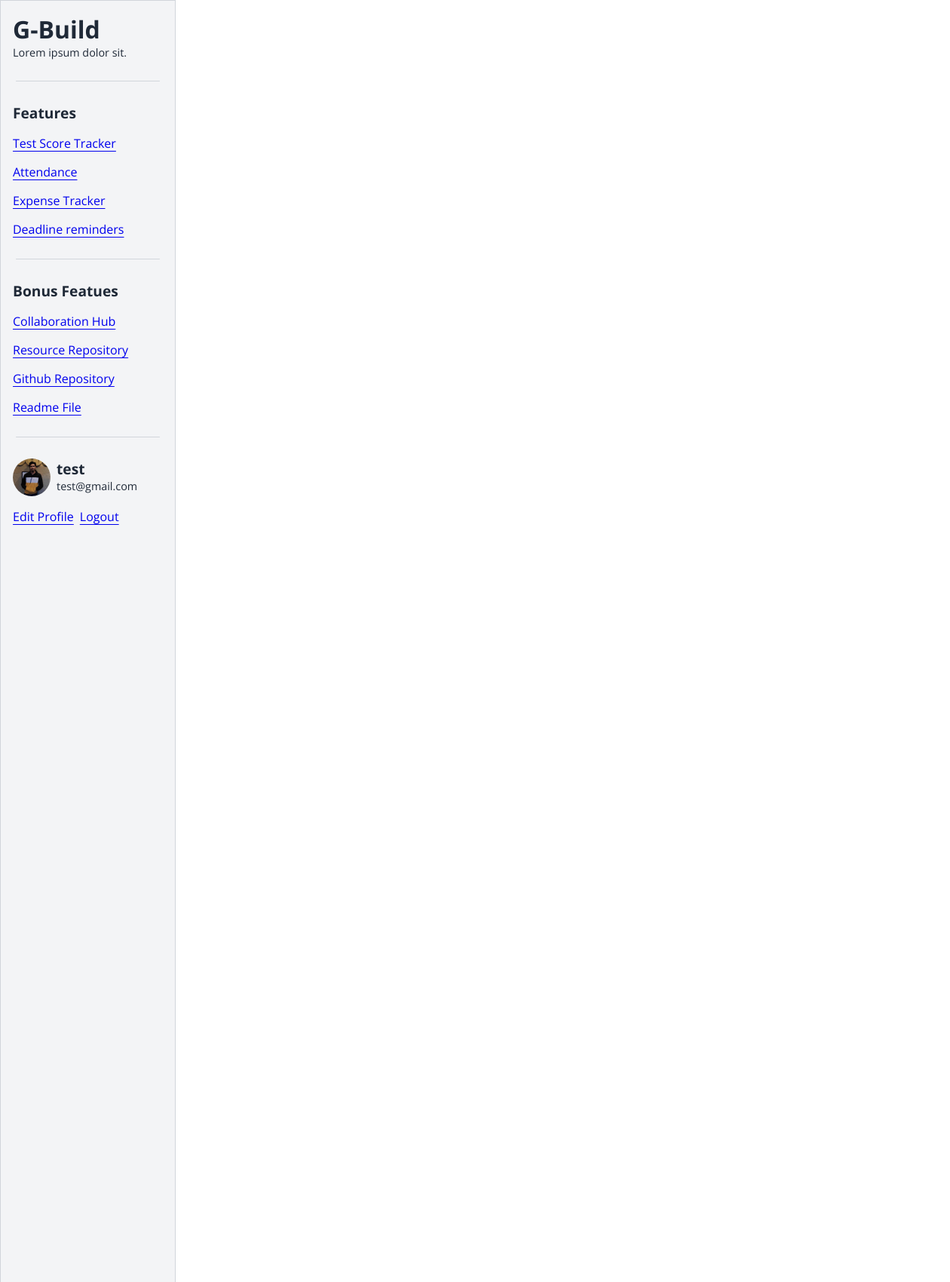
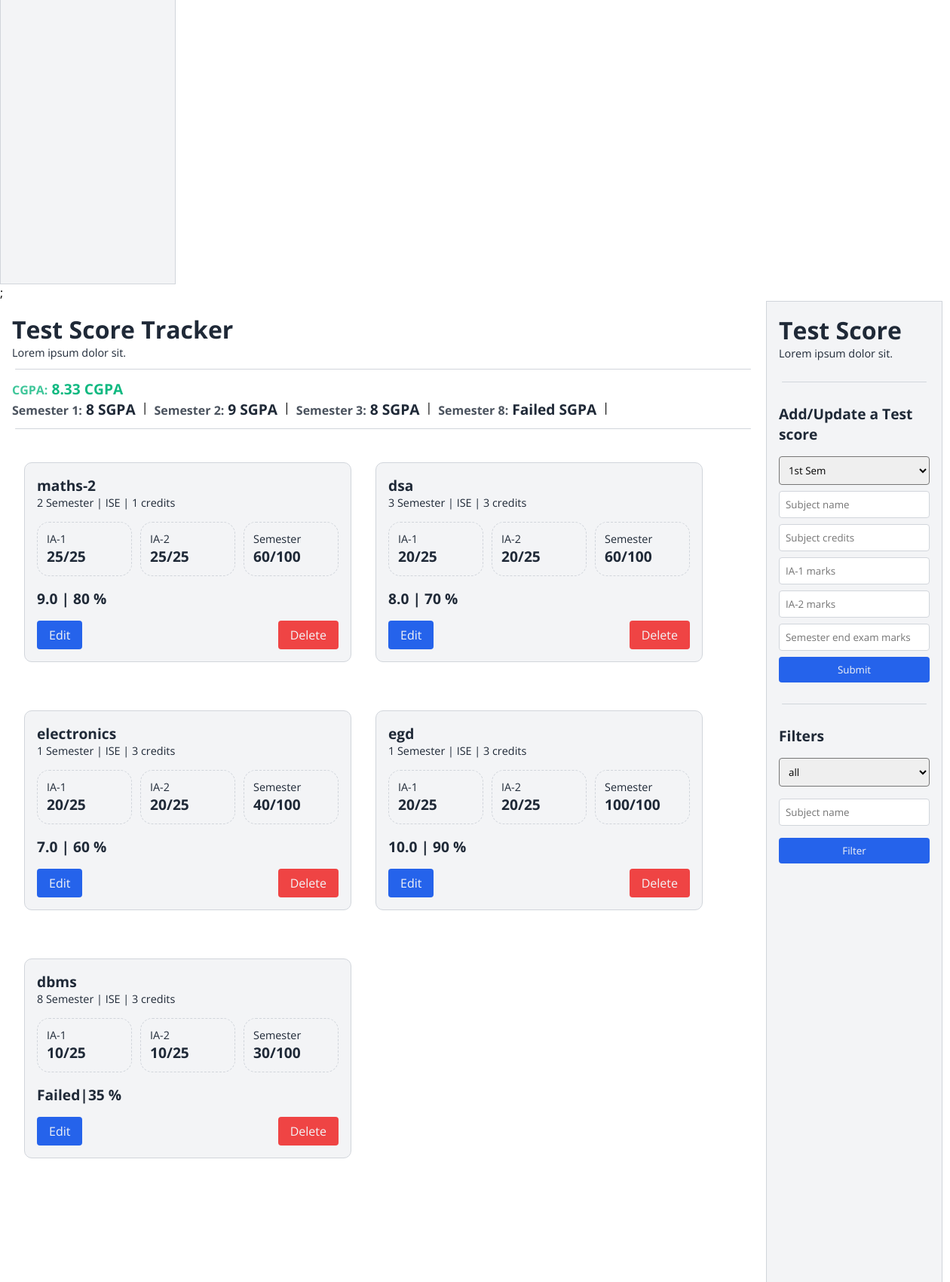
Page /index.php?page=test-score-tracker (signed in, upper part) on the committed database (2 pictures, top to bottom).
### tables this page shows
CREATE TABLE `test_scores` (
  `name` varchar(256) NOT NULL,
  `email` varchar(256) NOT NULL,
  `usn` varchar(256) NOT NULL,
  `sem` int(11) NOT NULL,
  `subject` varchar(256) NOT NULL,
  `ia1` int(11) DEFAULT NULL,
  `ia2` int(11) DEFAULT NULL,
  `semEnd` int(11) DEFAULT NULL,
  `updated_at` datetime DEFAULT current_timestamp() ON UPDATE current_timestamp(),
  `id` int(11) NOT NULL,
  `credits` int(11) NOT NULL DEFAULT 1
);

### php/functions.php (called while the page is built, shortened)
<?php
$conn = mysqli_connect(server, host, password, db_name);
function getAllTestScores($email, $usn)
{
    global $conn;
    $query = "SELECT * FROM test_scores WHERE email = ? AND usn = ?";
    $stmt = mysqli_prepare($conn, $query);
    if ($stmt) {
        mysqli_stmt_bind_param($stmt, "ss", $email, $usn);
        if (mysqli_stmt_execute($stmt)) {
            $result = mysqli_stmt_get_result($stmt);
            $testScores = mysqli_fetch_all($result, MYSQLI_ASSOC);
            return $testScores;
        } else {
            $_SESSION['error'] = "Error fetching test scores: " . mysqli_error($conn);
            header("Location: ../index.php?page=test_scores");
            exit();
        }
    } else {
        $_SESSION['error'] = "Failed to prepare the statement";
        header("Location: ../index.php?page=test_scores");
        exit();
    }
}
function getAllSemesterScores($email, $usn)
{
    global $conn;
    $semester_scores = array();
    $query = "SELECT sem, SUM((ia1 + ia2 + IFNULL(semEnd, 0) / 2) * credits) AS totalMarks, SUM((25 + 25 + IF(semEnd IS NOT NULL, 50, 0)) * credits) AS totalPossibleMarks
              FROM test_scores
              WHERE email = ? AND usn = ?
              GROUP BY sem";
    $stmt = mysqli_prepare($conn, $query);
    mysqli_stmt_bind_param($stmt, "ss", $email, $usn);
    mysqli_stmt_execute($stmt);
    $result = mysqli_stmt_get_result($stmt);
    while ($row = mysqli_fetch_assoc($result)) {
        $semester_scores[] = $row;
    }
    return $semester_scores;
}
function calculateSGPA($totalMarks, $totalPossibleMarks)
{
    $percentage = ($totalMarks / $totalPossibleMarks) * 100;
    if ($percentage >= 90 && $percentage <= 100) {
        return 10;
    } elseif ($percentage >= 80 && $percentage < 90) {
        return 9;
    } elseif ($percentage >= 70 && $percentage < 80) {
        return 8;
    } elseif ($percentage >= 60 && $percentage < 70) {
        return 7;
    } elseif ($percentage >= 40 && $percentage < 60) {
        return 5;
    } else {
        return "Failed";
    }
}
function calculateCGPA($semester_scores)
{
    $total_sgpa = 0.0;
    $valid_semesters = 0;
    foreach ($semester_scores as $semester_score) {
        if (isset($semester_score['totalMarks'], $semester_score['totalPossibleMarks'])) {
            $sgpa = calculateSGPA($semester_score['totalMarks'], $semester_score['totalPossibleMarks']);
            if (is_numeric($sgpa) && $sgpa !== "Failed") {
                $total_sgpa += $sgpa;
                $valid_semesters++;
            } else {
            }
        } else {
        }
    }
    if ($valid_semesters > 0) {
        $cgpa = $total_sgpa / $valid_semesters;
        return number_format($cgpa, 2);
    } else {
        echo "No valid semesters available\n";
        return 0;
    }
}

### pages/TestScoreTracker.php (the view, shortened to what this page needs)
<?php
require_once("./php/functions.php");
if (isset($_SESSION['filteredTestScores'])) {
    $data = $_SESSION['filteredTestScores'];
    unset($_SESSION['filteredTestScores']);
} else {
    $data = getAllTestScores($_SESSION['user']['email'], $_SESSION['user']['usn']);
}
$editTestScore = isset($_SESSION['editTestScore']) ? $_SESSION['editTestScore'] : null;
$semester_scores = getAllSemesterScores($_SESSION['user']['email'], $_SESSION['user']['usn']);
?>
<section class="dashboard__section">
    <div class="dashboard__section-left">
        <div>
            <h4>Test Score Tracker</h4>
            <p>Lorem ipsum dolor sit.</p>
        </div>
        <div class="separator"></div>
        <h5 style="color:var(--success);"><span style="font-size: 1rem;">CGPA:</span> <?= calculateCGPA($semester_scores) ?> CGPA </h5>
        <div class="flex gap-2">
            <?php foreach ($semester_scores as $semester_score) : ?>
                <?php
                $sgpa = calculateSGPA($semester_score['totalMarks'], $semester_score['totalPossibleMarks']);
                ?>
                <h5><span style="font-size: 1rem;">Semester <?= $semester_score['sem'] ?>:</span> <?= $sgpa ?> SGPA </h5> |
            <?php endforeach; ?>
        </div>
        <div class="separator"></div>
        <div class="flex items-center gap-4">
            <?php foreach ($data as $score) : ?>
                <div class="card">
                    <h5><?= $score['subject'] ?></h5>
                    <p><?= $score['sem'] ?> Semester | <?= $_SESSION['user']['branch'] . " | " . $score['credits'] . " credits" ?></p>
                    <div class="flex mt-4 justify-between">
                        <div class="small__card">
                            <p>IA-1</p>
                            <h5><?= $score['ia1'] ?>/25</h5>
                        </div>
                        <div class="small__card">
                            <p>IA-2</p>
                            <h5><?= $score['ia2'] ?>/25</h5>
                        </div>
                        <div class="small__card">
                            <p>Semester </p>
                            <h5><?= $score['semEnd'] ?>/100</h5>
                        </div>
                    </div>
                    <div class="mt-4">
                        <?php
                        $total_marks = 0;
                        $denominator = 0;
                        if ($score['ia1'] != null) {
                            $total_marks += $score['ia1'];
                            $denominator += 25;
                        }
                        if ($score['ia2'] != null) {
                            $total_marks += $score['ia2'];
                            $denominator += 25;
                        }
                        if ($score['semEnd'] != null) {
                            $total_marks += $score['semEnd'] / 2;
                            $denominator += 50;
                        }
                        $percentage = ($total_marks / $denominator) * 100;
                        if ($percentage >= 90 && $percentage <= 100) {
                            $gpa = 10;
                        } elseif ($percentage >= 80 && $percentage < 90) {
                            $gpa = 9;
                        } elseif ($percentage >= 70 && $percentage < 80) {
                            $gpa = 8;
                        } elseif ($percentage >= 60 && $percentage < 70) {
                            $gpa = 7;
                        } elseif ($percentage >= 40 && $percentage < 60) {
                            $gpa = 5;
                        } else {
                            $gpa = "Failed";
                        }
                        ?>
                        <h5><?= $gpa !== "Failed" ? number_format($gpa, 1) . " | " .  $percentage . " %"  : $gpa . "|" .  $percentage . " %"  ?></h5>
                    </div>
                    <div class="mt-4 flex justify-between">
                        <a href=<?= "./php/actions.php?editTestScore=" . $score['id'] ?> class="primary__btn" style="text-decoration: none;">Edit</a>
                        <a href=<?= "./php/actions.php?deleteTestScore=" . $score['id'] ?> class="danger__btn" style="text-decoration: none;">Delete</a>
                    </div>
                </div>
            <?php endforeach; ?>
        </div>
    </div>
    <div>
        <aside style="max-width: 200px; width: 100%; display:flex; flex-direction:column; gap: 1rem; z-index:10; background-color:var(--primary); padding: 1rem; min-height:100vh; margin-right:30px" class="border">
            <div>
                <h4>Test Score</h4>
                <p>Lorem ipsum dolor sit.</p>
            </div>
            <div class="separator"></div>
            <h5>Add/Update a Test score</h5>
            <div style="display: flex; flex-direction:column; gap: 1rem;">
                <form method="post" action="<?php echo $editTestScore ? './php/actions.php?updateTestScore=' . $editTestScore['id'] : './php/actions.php?addTestScore'; ?>" class="flex flex-col gap-2">
                    <select name="sem" id="sem" required>
                        <?php
                        $selectedSem = $editTestScore ? $editTestScore['sem'] : $_SESSION['user']['sem'];
                        $sems = ['1st Sem', '2nd Sem', '3rd Sem', '4th Sem', '5th Sem', '6th Sem', '7th Sem', '8th Sem'];
                        foreach ($sems as $index => $sem) {
                            $value = $index + 1;
                            $selected = ($selectedSem == $value) ? 'selected' : '';
                            echo "<option value='$value' $selected>$sem</option>";
                        }
                        ?>
                    </select>
                    <input type="text" name="subject" placeholder="Subject name" class="border" required value="<?= $editTestScore ? $editTestScore['subject'] : ''; ?>">
                    <input type="number" name="credits" min=1 max=3 placeholder="Subject credits" class="border" value="<?= $editTestScore ? $editTestScore['credits'] : ''; ?>">
                    <input type="number" placeholder="IA-1 marks" class="border" name="ia1" min=0 max=25 value="<?= $editTestScore ? $editTestScore['ia1'] : ''; ?>">
                    <input type="number" placeholder="IA-2 marks" class="border" name="ia2" min=0 max=25 value="<?= $editTestScore ? $editTestScore['ia2'] : ''; ?>">
                    <input type="text" placeholder="Semester end exam marks" class="border" name="semEnd" value="<?= $editTestScore ? $editTestScore['semEnd'] : ''; ?>">
                    <button class="primary__btn">Submit</button>
                </form>
            </div>
            <div class="separator"></div>
            <h5>Filters</h5>
            <div style="display: flex; flex-direction:column; gap: 1rem;">
                <form action="./php/actions.php?filterTestScores" method="post" style="display: flex; flex-direction:column; gap: 1rem;">
                    <select name="sem" id="sem" required>
                        <?php
                        $selectedSem = isset($_SESSION['user']['sem']) ? $_SESSION['user']['sem'] : '';
                        $sems = ['all', '1st Sem', '2nd Sem', '3rd Sem', '4th Sem', '5th Sem', '6th Sem', '7th Sem', '8th Sem'];
                        foreach ($sems as $index => $sem) {
                            $selected = ($selectedSem == $index) ? 'selected' : '';
                            echo "<option value='$index' $selected>$sem</option>";
                        }
                        ?>
                    </select>
                    <input name="subject" type="text" placeholder="Subject name" class="border">
                    <button class="primary__btn">Filter</button>
                </form>
            </div>
        </aside>
    </div>
</section>

### pages/globals.css (style rules this page uses)
* { padding: 0rem; margin: 0rem; font-family: "Open Sans", sans-serif; }
:root { --primary: #f3f4f6; --border: #d1d5db; --secondary: #1f2937; --accent: #2563eb; --danger: #ef4444; --success: #10b981; --warning: #f59e0b; --info: #3b82f6; }
.flex { display: flex; flex-wrap: wrap; }
.justify-between { justify-content: space-between; }
.items-center { align-items: center; }
.flex { display: flex; }
.flex-col { flex-direction: column; }
p { font-size: 0.9rem; color: var(--secondary); }
h1, h2, h3, h4, h5, h6 { padding: 0px; margin: 0px; background-color: transparent; }
h4 { font-size: 2rem; color: var(--secondary); }
h5 { font-size: 1.2rem; color: var(--secondary); }
a { text-underline-offset: 0.25rem; }
span { font-size: 0.75rem; opacity: 0.8; background-color: transparent; }
input, select, textarea { padding: 0.5rem; border-radius: 0.25rem; }
.border { border: 1px solid var(--border); }
.gap-2 { gap: 0.5rem; }
.mt-4 { margin-top: 1rem; }
.primary__btn { background-color: var(--accent); color: var(--primary); padding: 0.5rem 1rem; border: 1px solid var(--border); border-radius: 0.25rem; border: none; cursor: pointer; }
.danger__btn { background-color: var(--danger); color: var(--primary); padding: 0.5rem 1rem; border: 1px solid var(--border); border-radius: 0.25rem; border: none; cursor: pointer; }
.separator { content: " "; max-width: 100%; height: 1px; border-radius: 10px; color: var(--border); background-color: var(--border); margin: 0.75rem 0.25rem; }
.card { max-width: 400px; width: 100%; margin: 2rem 1rem; padding: 1rem 1rem; border-radius: 10px; background-color: var(--primary); border: 1px solid var(--border); }
.dashboard__section { display: flex; max-width: 1250px; min-width: 1250px; width: 100%; justify-content: space-between; }
.dashboard__section-left { padding: 1rem 1rem; width: 100%; height: 100vh; overflow: auto; }
.small__card { padding: 0.75rem; border-radius: 1rem; border: 1px dashed var(--border); max-width: 100px; width: 100%; }

### rows in the picture
test_scores: subject "maths-2", sem "2", credits "1", ia1 "25", ia2 "25", semEnd "60", gpa "9.0", percentage "80"
test_scores: subject "dsa", sem "3", credits "3", ia1 "20", ia2 "20", semEnd "60", gpa "8.0", percentage "70"
test_scores: subject "electronics", sem "1", credits "3", ia1 "20", ia2 "20", semEnd "40", gpa "7.0", percentage "60"
test_scores: subject "egd", sem "1", credits "3", ia1 "20", ia2 "20", semEnd "100", gpa "10.0", percentage "90"
test_scores: subject "dbms", sem "8", credits "3", ia1 "10", ia2 "10", semEnd "30", gpa "Failed", percentage "35"

### other values in the picture
$_SESSION['user']['name'] "test"
$_SESSION['user']['email'] "test@gmail.com"
calculateCGPA($semester_scores) "8.33"
$semester_score['sem'] "1"
$sgpa "8"
$semester_score['sem'] "2"
$sgpa "9"
$semester_score['sem'] "3"
$semester_score['sem'] "8"
$sgpa "Failed"
form field sem "1st Sem"
form field sem "all"
